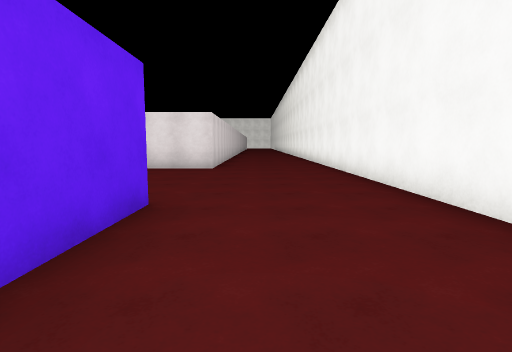
view 1 (above)

24 first-person views from a walk through a Unity game level. The camera is 1.4 m above the floor, tilts 6° down and sees 80° across. The floor is counted in squares, 2 m on a side. Each view is taken from the middle of a square. On the plan, view 1 faces up. The plan holds only what a view shows up to about 10 squares ahead; the rest is blank. The place goes on beyond the plan. The player is left out. Surface patterns are stand-ins for the level's own textures.

view 2
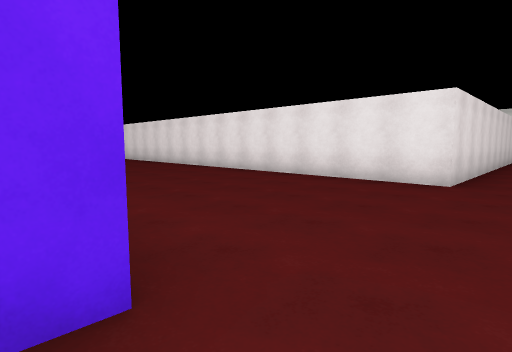

view 3
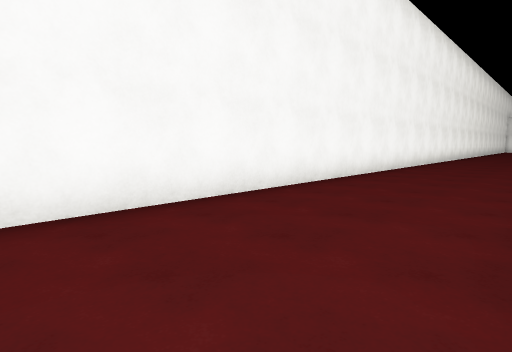

view 4
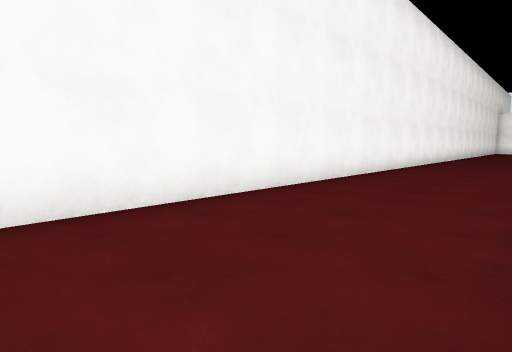

view 5
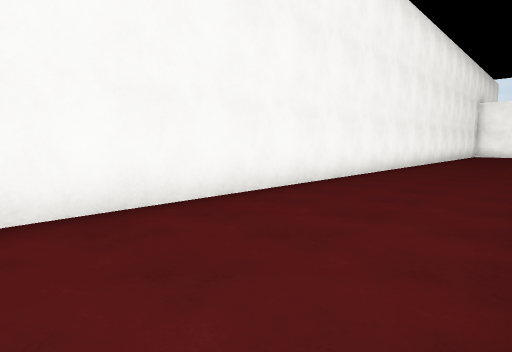

view 6
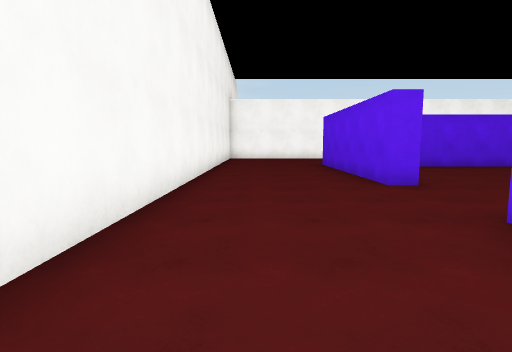

view 7
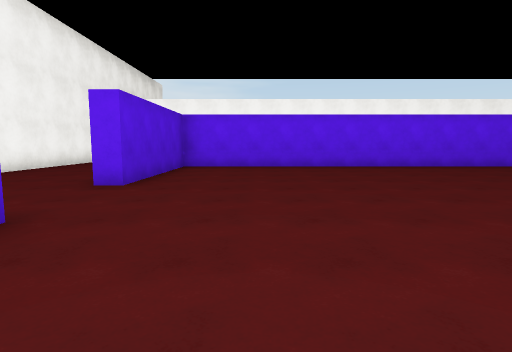

view 8
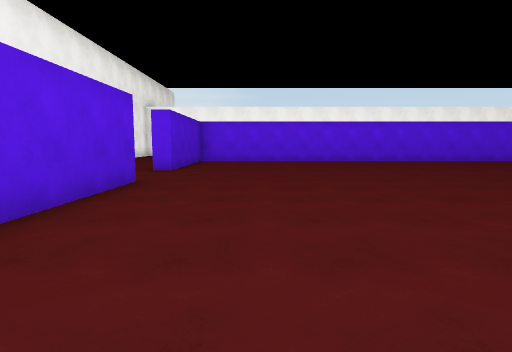

view 9
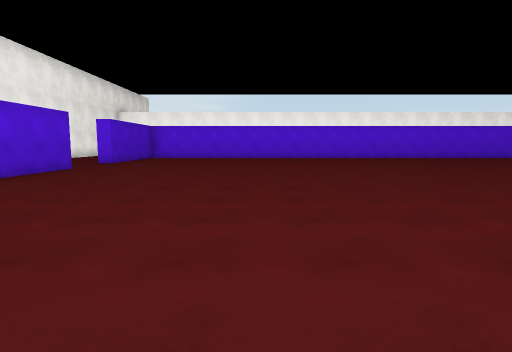

view 10
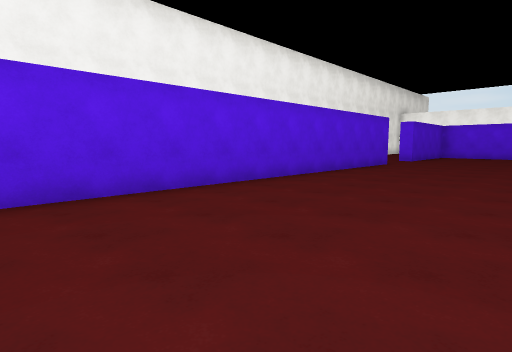

view 11
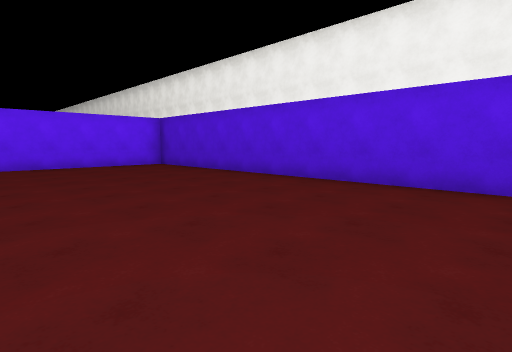

view 12
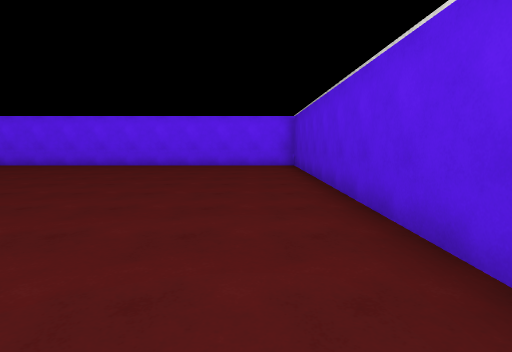

view 13
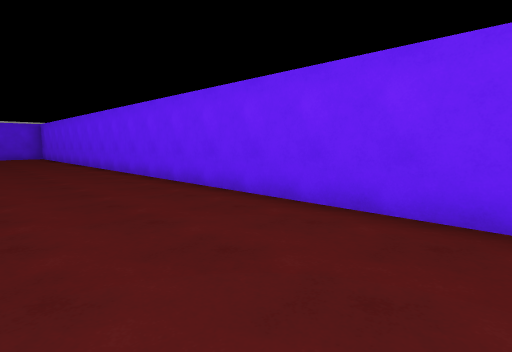

view 14
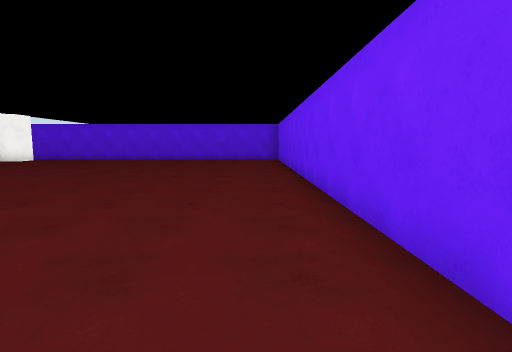

view 15
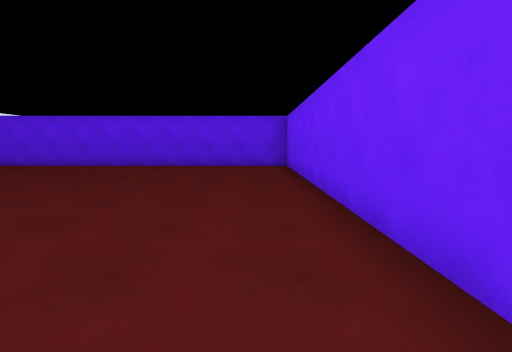

view 16
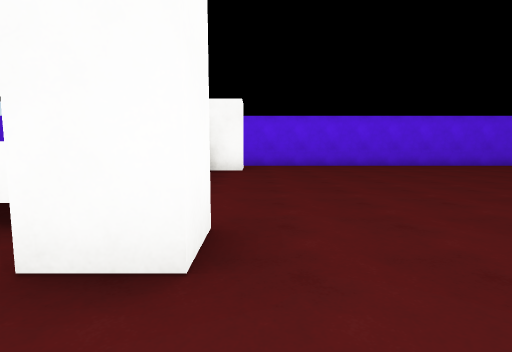

view 17
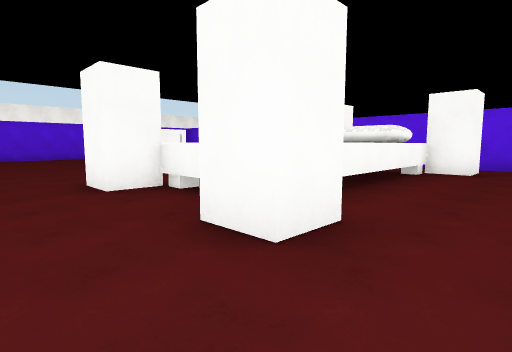

view 18
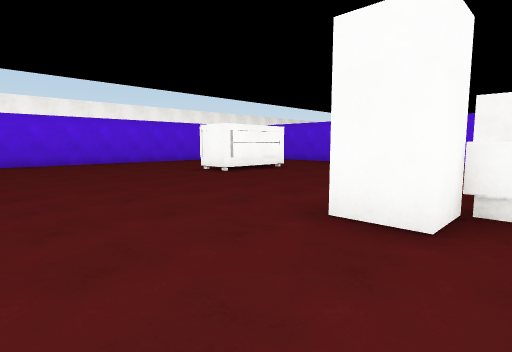

view 19
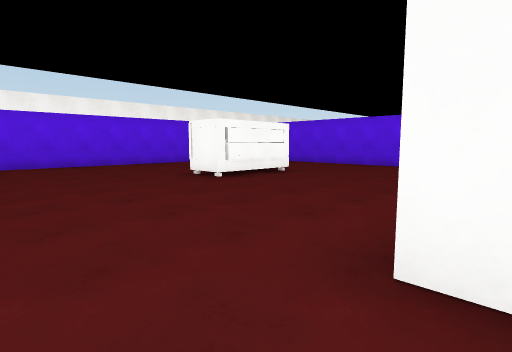

view 20
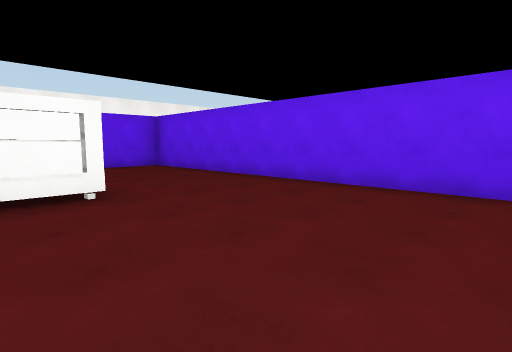

view 21
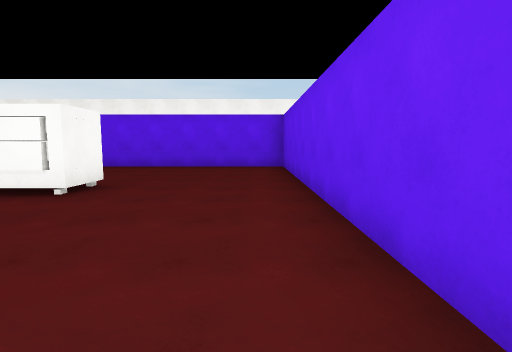

view 22
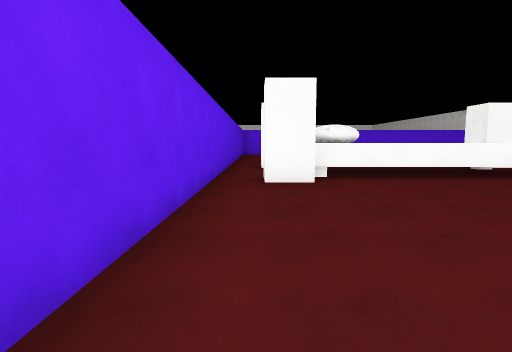

view 23
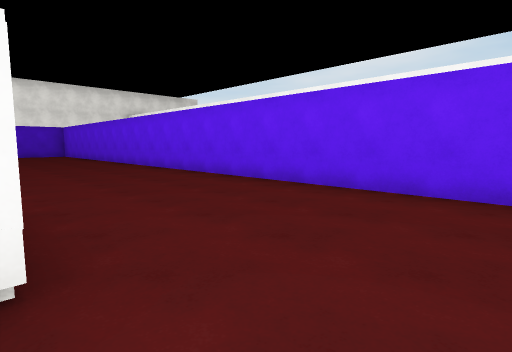

view 24
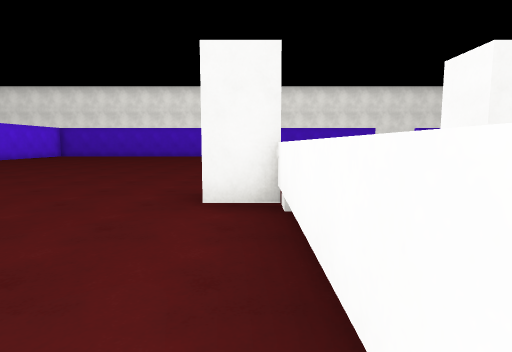

### Floor plan
Points are (right, up) in squares from view 1. A wall is a line through its corners. A room is listed if a view was taken in it or the views show most of it. See-through windows are left out.
Room 1 (views 1, 2, 3, 4, 5, 6, 7, 8, 9, 10, 11, 12, 13, 14, 15, 16, 17, 18, 19, 20, 21, 22, 23, 24)
walls: (-15.5, -9.5) (-15.5, -10.5); (-16.6, -10.6) (-20.4, -10.6); (-20.2, -8.3) (-15.5, -8.3); (-1.8, -14.8) (-1.8, 3) (-22.9, 3) (-22.9, -21.5) (-1.8, -21.5) (-1.8, -17.1) (-1.2, -17.1) (-1.2, -22); (-19.2, -16.1) (-19.2, -17.1) (-17.8, -17.1); (-1.2, 3.6) (-1.2, 1.4); (-19.4, -17.2) (-19.4, -16.1) (-17, -16.1) (-17, -17.2); (-1.2, 11.5) (-1.2, 8.7) (-8.5, 8.7); (2.3, -22.1) (2.3, 10.1)
objects: pillar (-22, -11) to (-21, -11); pillar (-22, -8) to (-21, -8); pillar (-15, -11); pillar (-15, -8)

Positions as (right, up) in squares from view 1, and headings:
1: (0, 0), facing up
2: (0, 3), facing up-left
3: (-1, 5), facing down-right
4: (-1, 0), facing down-right
5: (-1, -7), facing down-right
6: (1, -12), facing down
7: (-4, -12), facing down
8: (-4, -9), facing down
9: (-7, -6), facing down
10: (-6, -4), facing down-right
11: (-7, -7), facing up-right
12: (-3, -7), facing up
13: (-6, 0), facing up-left
14: (-9, 2), facing left
15: (-13, 2), facing left
16: (-13, -7), facing left
17: (-13, -6), facing down-left
18: (-12, -10), facing down-left
19: (-13, -11), facing down-left
20: (-18, -12), facing down-left
21: (-22, -12), facing down
22: (-22, -17), facing up
23: (-21, -17), facing down-right
24: (-19, -8), facing right
